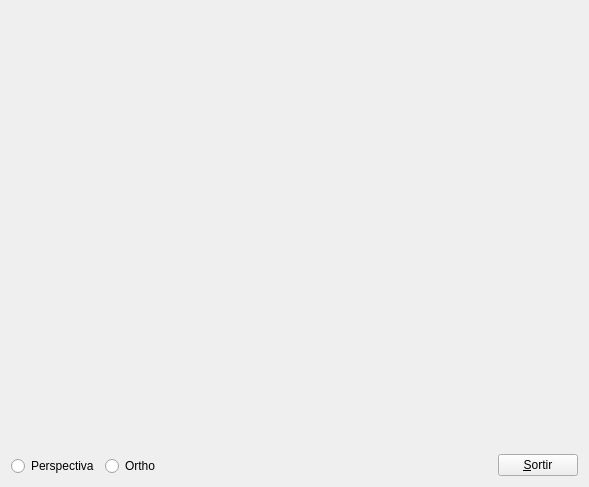
<?xml version="1.0" encoding="UTF-8"?>
<ui version="4.0">
 <class>MyForm</class>
 <widget class="QWidget" name="MyForm">
  <property name="geometry">
   <rect>
    <x>0</x>
    <y>0</y>
    <width>589</width>
    <height>487</height>
   </rect>
  </property>
  <property name="windowTitle">
   <string>IDI-Lab</string>
  </property>
  <layout class="QHBoxLayout" name="horizontalLayout_2">
   <item>
    <layout class="QVBoxLayout" name="verticalLayout_2">
     <item>
      <widget class="NouGLWidget" name="widget" native="true">
       <property name="sizePolicy">
        <sizepolicy hsizetype="Expanding" vsizetype="Expanding">
         <horstretch>0</horstretch>
         <verstretch>0</verstretch>
        </sizepolicy>
       </property>
      </widget>
     </item>
     <item>
      <layout class="QHBoxLayout" name="horizontalLayout">
       <item>
        <widget class="QRadioButton" name="radioButton">
         <property name="text">
          <string>Perspectiva</string>
         </property>
        </widget>
       </item>
       <item>
        <widget class="QRadioButton" name="radioButton_2">
         <property name="text">
          <string>Ortho</string>
         </property>
        </widget>
       </item>
       <item>
        <spacer name="horizontalSpacer">
         <property name="orientation">
          <enum>Qt::Horizontal</enum>
         </property>
         <property name="sizeHint" stdset="0">
          <size>
           <width>40</width>
           <height>20</height>
          </size>
         </property>
        </spacer>
       </item>
      </layout>
     </item>
    </layout>
   </item>
   <item>
    <layout class="QVBoxLayout" name="verticalLayout">
     <item>
      <spacer name="verticalSpacer">
       <property name="orientation">
        <enum>Qt::Vertical</enum>
       </property>
       <property name="sizeHint" stdset="0">
        <size>
         <width>20</width>
         <height>40</height>
        </size>
       </property>
      </spacer>
     </item>
     <item>
      <widget class="QPushButton" name="pushButton">
       <property name="sizePolicy">
        <sizepolicy hsizetype="Fixed" vsizetype="Fixed">
         <horstretch>0</horstretch>
         <verstretch>0</verstretch>
        </sizepolicy>
       </property>
       <property name="text">
        <string>&amp;Sortir</string>
       </property>
      </widget>
     </item>
    </layout>
   </item>
  </layout>
 </widget>
 <customwidgets>
  <customwidget>
   <class>NouGLWidget</class>
   <extends>QWidget</extends>
   <header>NouGLWidget.h</header>
   <container>1</container>
   <slots>
    <signal>ActivarPers()</signal>
    <signal>ActivarOrtho()</signal>
    <signal>SetCua(int)</signal>
    <slot>Ortho()</slot>
    <slot>Pers()</slot>
    <slot>MoureCua(int)</slot>
   </slots>
  </customwidget>
 </customwidgets>
 <resources/>
 <connections>
  <connection>
   <sender>pushButton</sender>
   <signal>clicked()</signal>
   <receiver>MyForm</receiver>
   <slot>close()</slot>
   <hints>
    <hint type="sourcelabel">
     <x>578</x>
     <y>476</y>
    </hint>
    <hint type="destinationlabel">
     <x>588</x>
     <y>486</y>
    </hint>
   </hints>
  </connection>
  <connection>
   <sender>widget</sender>
   <signal>ActivarPers()</signal>
   <receiver>radioButton</receiver>
   <slot>toggle()</slot>
   <hints>
    <hint type="sourcelabel">
     <x>58</x>
     <y>316</y>
    </hint>
    <hint type="destinationlabel">
     <x>54</x>
     <y>470</y>
    </hint>
   </hints>
  </connection>
  <connection>
   <sender>widget</sender>
   <signal>ActivarOrtho()</signal>
   <receiver>radioButton_2</receiver>
   <slot>toggle()</slot>
   <hints>
    <hint type="sourcelabel">
     <x>145</x>
     <y>335</y>
    </hint>
    <hint type="destinationlabel">
     <x>146</x>
     <y>466</y>
    </hint>
   </hints>
  </connection>
  <connection>
   <sender>radioButton_2</sender>
   <signal>clicked()</signal>
   <receiver>widget</receiver>
   <slot>Ortho()</slot>
   <hints>
    <hint type="sourcelabel">
     <x>175</x>
     <y>462</y>
    </hint>
    <hint type="destinationlabel">
     <x>175</x>
     <y>388</y>
    </hint>
   </hints>
  </connection>
  <connection>
   <sender>radioButton</sender>
   <signal>clicked()</signal>
   <receiver>widget</receiver>
   <slot>Pers()</slot>
   <hints>
    <hint type="sourcelabel">
     <x>81</x>
     <y>457</y>
    </hint>
    <hint type="destinationlabel">
     <x>81</x>
     <y>425</y>
    </hint>
   </hints>
  </connection>
 </connections>
</ui>
